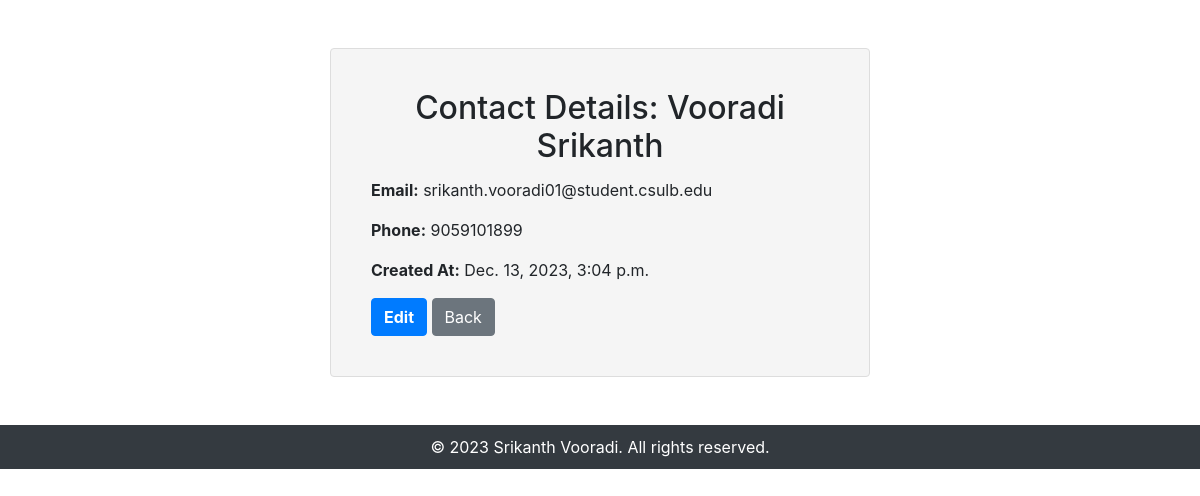
Before: /63/ with the older database file.
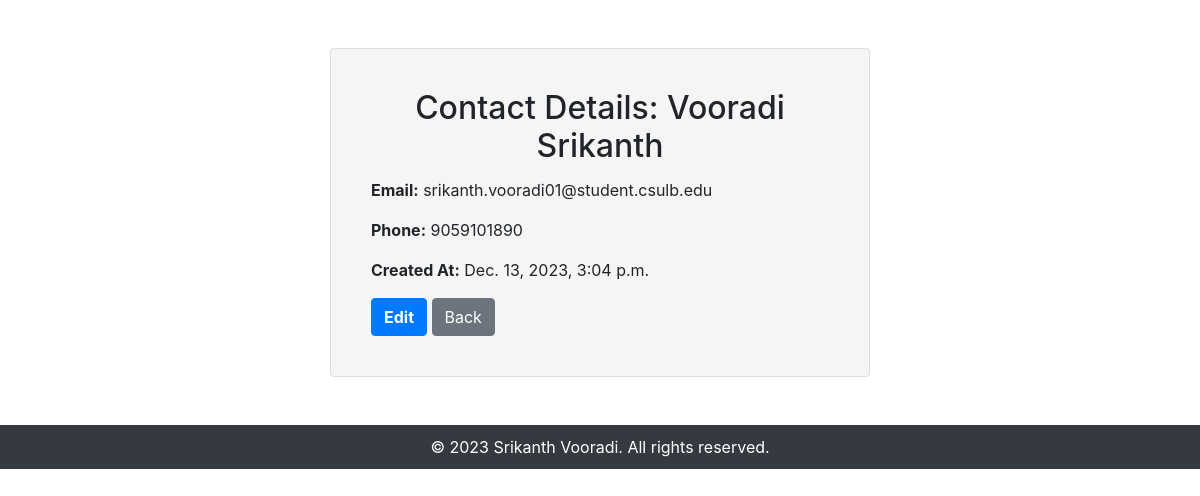
After: the same page with the newer database file.
### ReachOutMe/models.py (models this page shows, shortened)
class Contact(models.Model):
    name = models.CharField(max_length=100)
    email = models.EmailField()
    phone = models.CharField(max_length=10, blank=True)
    notes = models.TextField(blank=True)
    created_at = models.DateTimeField(default=timezone.now)
    class Meta:
        ordering = ['name']

### ReachOutMe/views.py (the view)
# urls.py: path(r'<int:pk>/', views.contact_detail, name='contact_detail'),
def contact_detail(request, pk):
    contact = get_object_or_404(Contact, pk=pk)
    return render(request, 'ReachOutMe/contact_detail.html', {'contact': contact})

### ReachOutMe/templates/ReachOutMe/contact_detail.html (shortened to what this page needs)
{% block content %}
<link rel="stylesheet" href="https://maxcdn.bootstrapcdn.com/bootstrap/4.5.2/css/bootstrap.min.css">
<div class="container mt-5">
    <div class="row justify-content-center">
        <div class="col-lg-6">
            <div class="card custom-card">
                <div class="card-body">
                    <h2 class="card-title text-center">Contact Details: {{ contact.name }}</h2>
                    <div class="contact-info">
                        <p><strong>Email:</strong> {{ contact.email }}</p>
                        <p><strong>Phone:</strong> {{ contact.phone }}</p>
                        <p><strong>Created At:</strong> {{ contact.created_at }}</p>
                    </div>
                    <div class="action-buttons mt-3">
                        <a href="{% url 'ReachOutMe:contact_update' contact.pk %}" class="btn btn-primary custom-btn-primary">Edit</a>
                        <a href="{% url 'ReachOutMe:contact_list' %}" class="btn btn-secondary custom-btn-secondary">Back</a>
                    </div>
                </div>
            </div>
        </div>
    </div>
</div>
<footer class="footer mt-5 custom-footer text-center">
    &copy; 2023 Srikanth Vooradi. All rights reserved.
</footer>
{% endblock %}

Changed rows visible on the page:
changed Contact "Vooradi Srikanth": phone "9059101899" → "9059101890"
